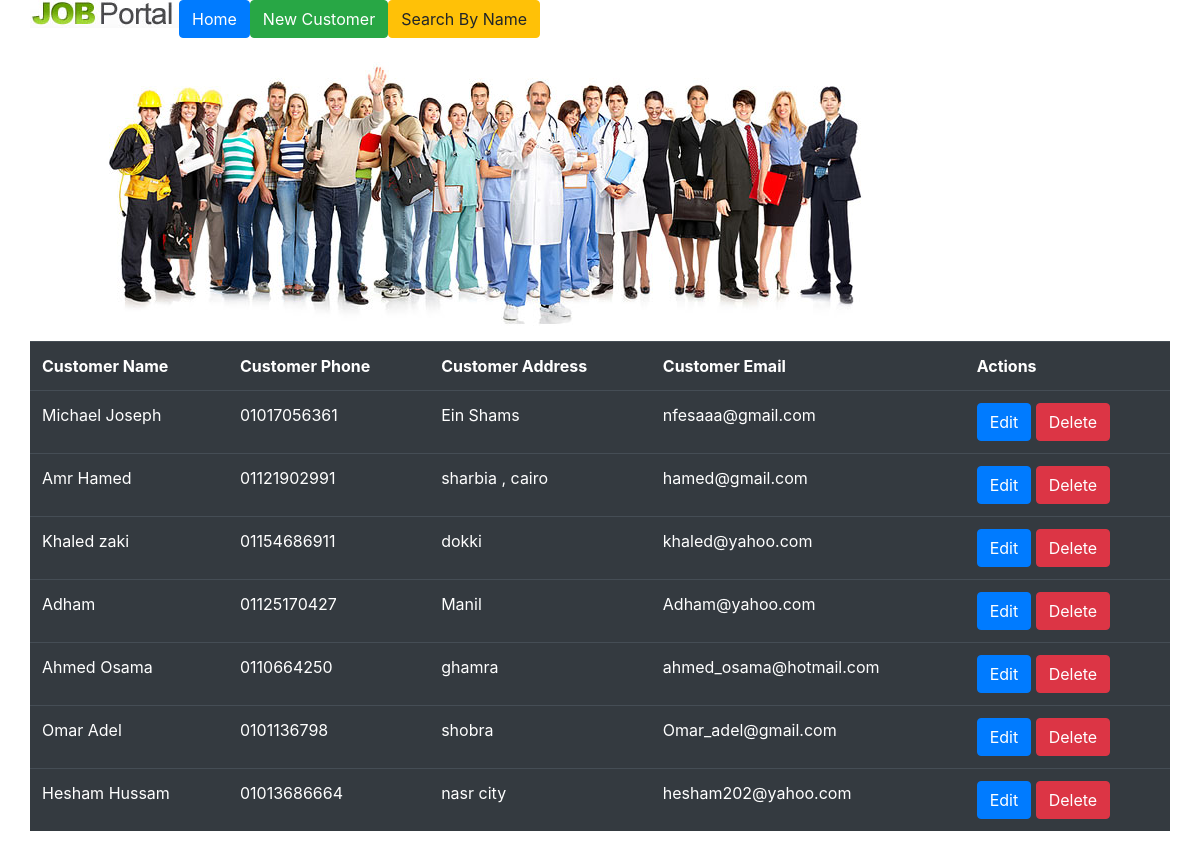
The page /customers.php on the database its author committed.
### tables this page shows
CREATE TABLE `job_seeker` (
  `id` int(11) NOT NULL,
  `f_name` varchar(15) NOT NULL,
  `l_name` varchar(15) NOT NULL,
  `username` varchar(30) NOT NULL,
  `password` varchar(30) NOT NULL,
  `confirm_password` varchar(200) NOT NULL,
  `phone` varchar(20) NOT NULL,
  `email` varchar(50) NOT NULL,
  `address` varchar(200) NOT NULL,
  `city` varchar(20) NOT NULL
);

### customers.php (the view, shortened to what this page needs)
<?php
$conn = mysqli_connect('localhost', 'root', '', 'job_seeker');
$q = "SELECT * FROM job_seeker";
$cust_data = mysqli_query($conn,$q);
 ?>
<!DOCTYPE html>
<html lang="en" dir="ltr">
  <head>
    <link rel="stylesheet" href="https://stackpath.bootstrapcdn.com/bootstrap/4.4.1/css/bootstrap.min.css">
  </head>
  <body>
    <div class="container">
      <div class="row">
                <a href="home.php" class="logo"><img src="images/logo.jpg" alt="setalpm" width="149" height="28" /></a>
                <a href="home.php" class="btn btn-primary">Home </a>
                <a href="new_customer.php" class="btn btn-success">New Customer</a>
                <a href="search_by_name.php" class="btn btn-warning">Search By Name </a>
      </div>
      <div class="">
        <img src="images/bigpicture.jpg" alt="" width="892" height="303" />
      </div>
      <div class="row">
        <table class="table table-dark">
          <tr>
            <th>Customer Name</th>
            <th>Customer Phone</th>
            <th>Customer Address</th>
            <th>Customer Email</th>
            <th>Actions</th>
          </tr>
<?php while ($customer = mysqli_fetch_assoc($cust_data)) { ?>
  <tr>
    <td><?php echo $customer ["f_name"]; ?></td>
    <td><?php echo $customer["phone"];?></td>
    <td><?php echo $customer["address"]; ?></td>
    <td><?php echo $customer["email"]; ?></td>
    <td>
      <a href="update_customer.php?id=<?php echo $customer["id"]; ?>" class="btn btn-primary">Edit</a>
      <a href="delete_customer.php?id=<?php echo $customer["id"]; ?>" class="btn btn-danger">Delete</a>
    </td>
  </tr>
<?php } ?>
        </table>
      </div>
    </div>
  </body>
</html>

### rows shown on the page
job_seeker: f_name "Michael Joseph", phone "01017056361", address "Ein Shams", email "nfesaaa@gmail.com"
job_seeker: f_name "Amr Hamed", phone "01121902991", address "sharbia , cairo", email "hamed@gmail.com"
job_seeker: f_name "Khaled zaki", phone "01154686911", address "dokki", email "khaled@yahoo.com"
job_seeker: f_name "Adham", phone "01125170427", address "Manil", email "Adham@yahoo.com"
job_seeker: f_name "Ahmed Osama", phone "0110664250", address "ghamra", email "ahmed_osama@hotmail.com"
job_seeker: f_name "Omar Adel", phone "0101136798", address "shobra", email "Omar_adel@gmail.com"
job_seeker: f_name "Hesham Hussam", phone "01013686664", address "nasr city", email "hesham202@yahoo.com"
